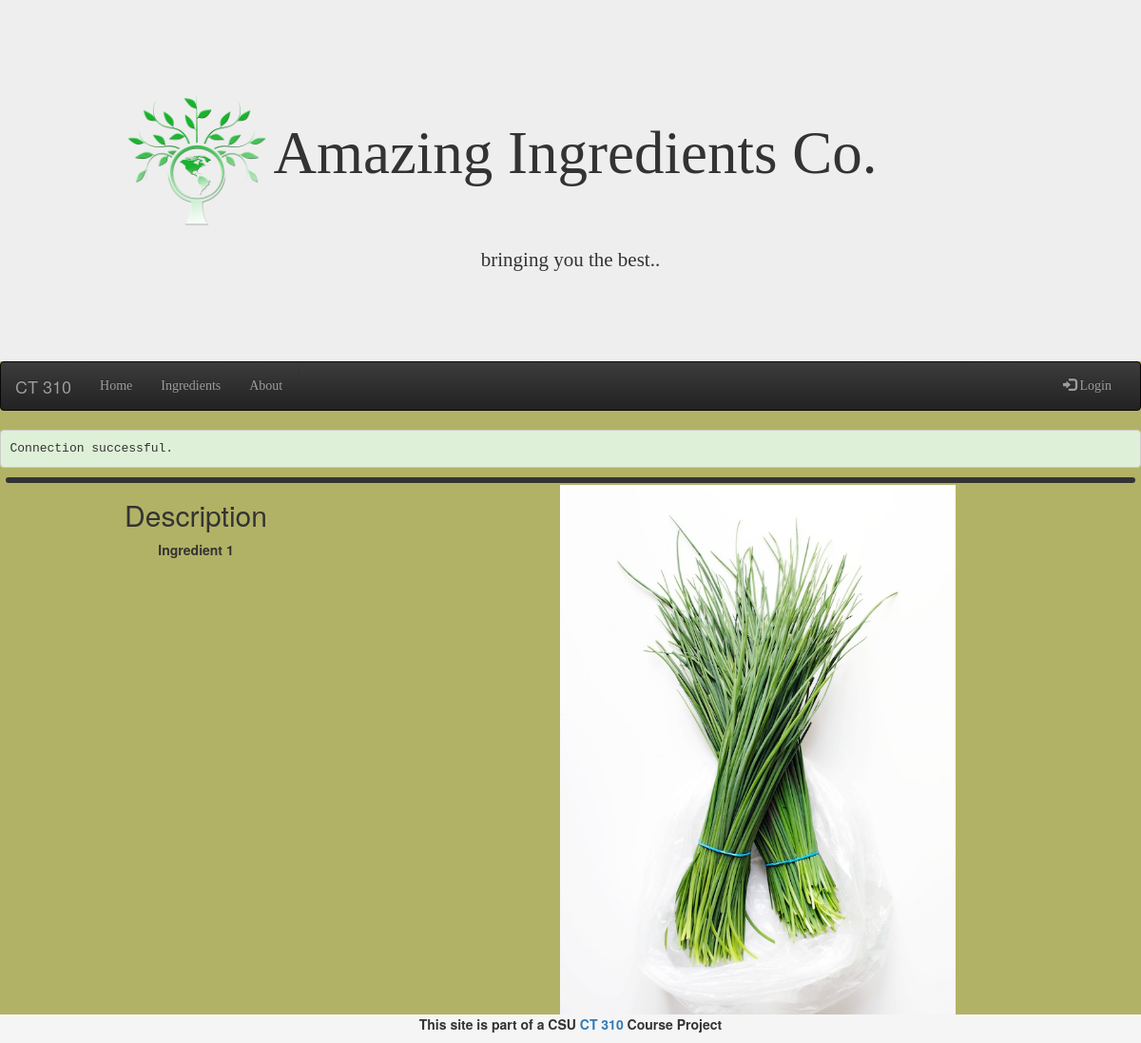
The page /ingredient.php?name=Chives on the database as committed earlier.
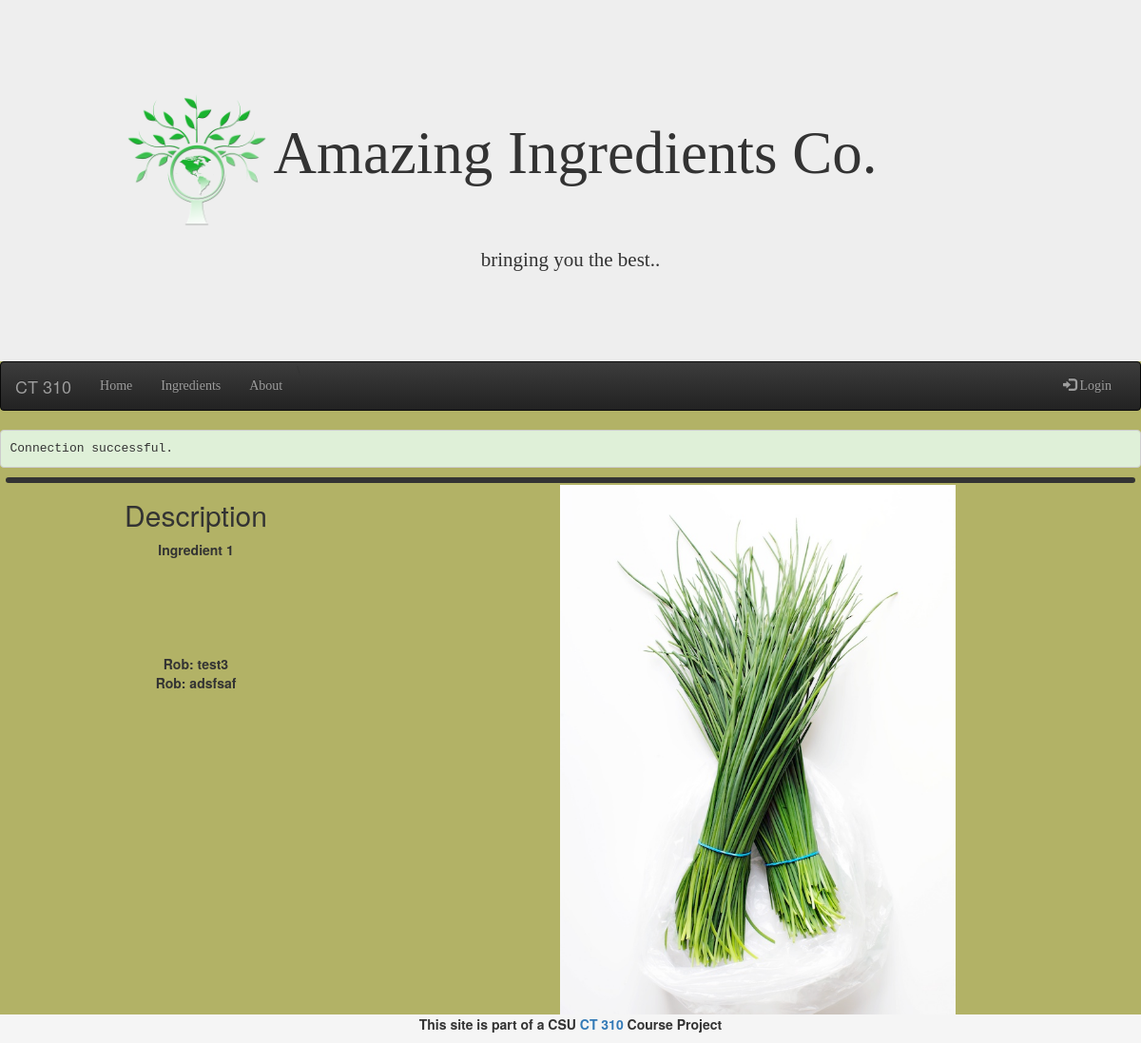
The same page on the database as committed later.
### tables this page shows
CREATE TABLE "ingredients" ("name" text PRIMARY KEY  NOT NULL  UNIQUE , "description" text NOT NULL , "image" text);

CREATE TABLE "comments" ("ingredient" text NOT NULL , "user" text NOT NULL , "comment" text);

### ingredient.php (the view, shortened to what this page needs)
<?php
	include 'header.php';
	include 'dbconnect.php';
	$name=$_GET["name"];
	$query = "SELECT * FROM INGREDIENTS WHERE NAME='$name'";
	$info = $dbh->prepare($query);
	$info->execute();
	$info = $info->fetch();
	$comment_query = "SELECT * FROM COMMENTS WHERE ingredient='$name'";
	$comment_col = $dbh->prepare($comment_query);
        $comment_col->execute();
	$description = $info['description'];
	$image = $info['image'];
?>
<link rel="stylesheet" href="style-ing.css" type="text/css" />
<div class="content" >
 <div class="col-md-4">
               <div class="bodyCenter">
                  <strong>
                    <h2> Description </h2>
                    	<p><?php echo $description; ?></p>
			<br /> <br /> <br /> <br />
<?php
         foreach( $comment_col as $comment){
         echo $comment["user"] . ": " . $comment["comment"] . "<br / <br />";
         }
	echo "<br /> <br />";
?>
		</div>
</div>
<div class="col-lg-8">
         <div class="hidden-sm hidden-xs">
            <?php echo '<img src="images/' . $image . '" class="ingImg" title="Mmmmm, ' . $name . '" alt="Photo of ' . $name . '" />'; ?>
        </div>
</div>
</div>
<?php
	include 'footer.php';
?>

### header.php (shortened to what this page needs)
<!DOCTYPE html>
<html lang="en">
        <head>
                <link rel="stylesheet" href="https://maxcdn.bootstrapcdn.com/bootstrap/3.3.7/css/bootstrap.min.css">
                <link rel="stylesheet" href="https://maxcdn.bootstrapcdn.com/bootstrap/3.3.7/css/bootstrap-theme.min.css">
                <link rel="stylesheet" href="custom.css">
                <div class="header">
                <div class="jumbotron">
                        <div class= "page-header" style="font-family: 'Alegreya', serif;">
                                <h1 style="margin-left:-150px;"><img src="tree.png" id="logo" />Amazing Ingredients Co.</h1>
                               <p>bringing you the best..</p>
                        </div>
                </div>
<body>
                <nav class="navbar navbar-inverse">
                        <div class="container-fluid">
                                <div class="navbar-header">
                                        <a class="navbar-brand" href="https://www.cs.colostate.edu/~ct310/yr2017sp/">CT 310</a>
                                </div>
                        <div class="collapse navbar-collapse" id="myNavbar" style="font-family: 'Playfair', serif;" >
                                <ul class="nav navbar-nav">
                                        <li><a href="index.php">Home</a></li>
                                        <li class="dropdown">
                                                <a class="dropdown-toggle" data-toggle="dropdown" href="#">Ingredients</a>
                                        </li>
					<li><a href="about.php">About</a></li>\
                              </ul>
				<ul class="nav navbar-nav navbar-right">
					<?php
						if(!isset($_SESSION['user'])){
							echo '<li><a href="login.php"><span class="glyphicon glyphicon-log-in"></span> Login</a></li>';
						}else{
							echo '<li><a href="logout.php"><span class="glyphicon glyphicon-log-out"></span> Logout</a></li>';
						}
					?>
				</ul>
			</div>
	        </div>
        </nav>

### dbconnect.php (shortened to what this page needs)
<?php
                                                try {
                                                        echo '<pre class="bg-success">';
                                                        echo 'Connection successful.';
                                                        echo '</pre>';
                                                } catch (PDOException $e) {
                                                        echo '<pre class="bg-danger">';
                                                        echo 'Connection failed (HELP): ' . $e->getMessage();
                                                        echo '</pre>';
                                                        die;
                                                }
?>

### footer.php
        </body>
<footer>
	<div class="footer">
        	<p align="center">This site is part of a CSU <a href="http://www.cs.colostate.edu/~ct310">CT 310</a>  Course Project</p>
        </div>
</footer>
</html>

### custom.css (style rules this page uses)
#logo { width:150px; height:150px; }
p { margin: 0 0 20px 0; }
body { margin-bottom: 50px; background-color: #b2b266; }
footer { position: fixed; bottom: 0; width: 100%; height: 30px; background-color: #f5f5f5; margin-top: 10px; }
.jumbotron { margin-bottom: 0px; }

### style-ing.css (style rules this page uses)
.content { text-align: center; border: solid; margin: 0.5%; border-radius: 5px; -moz-border-radius: 5px; -webkit-border-radius: 5px; }
#logo { width:150px; height:150px; }
img { width: 55%; margin: 5px; }

Rows that differ between the two databases and show on the page:
added comments: user "Rob", comment "test3"
added comments: user "Rob", comment "adsfsaf"
